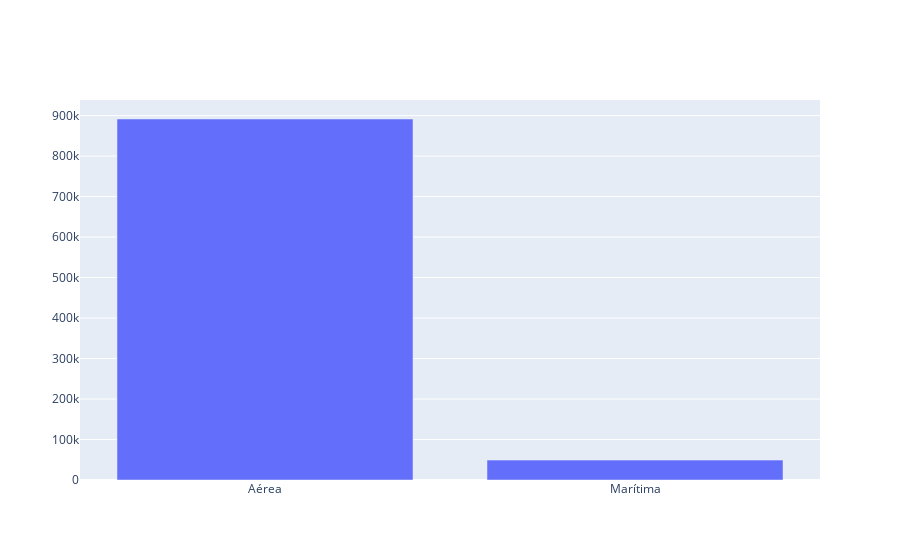

The cell this chart's notebook holds for it:
### Markdown cell above
#### _4.1.1_. Plotando gráfico de barra com o Plotly:

### Code cell
# gráfico de barra retratando a relção do número 
# total de turistas desembarcados por via de transporte

fig = go.Figure()

fig.add_trace(go.Bar(
    x = chegada_via['Via'], 
    y = chegada_via['Chegadas']
))

fig.show()

### Figure 1 — Plotly figure (JSON) as saved in the notebook; plotly's stock layout.template omitted (floating-point values rounded to 4 significant figures)
{"data": [{"type": "bar", "x": ["Aérea", "Marítima"], "y": [891618, 49197]}], "layout": {}}
